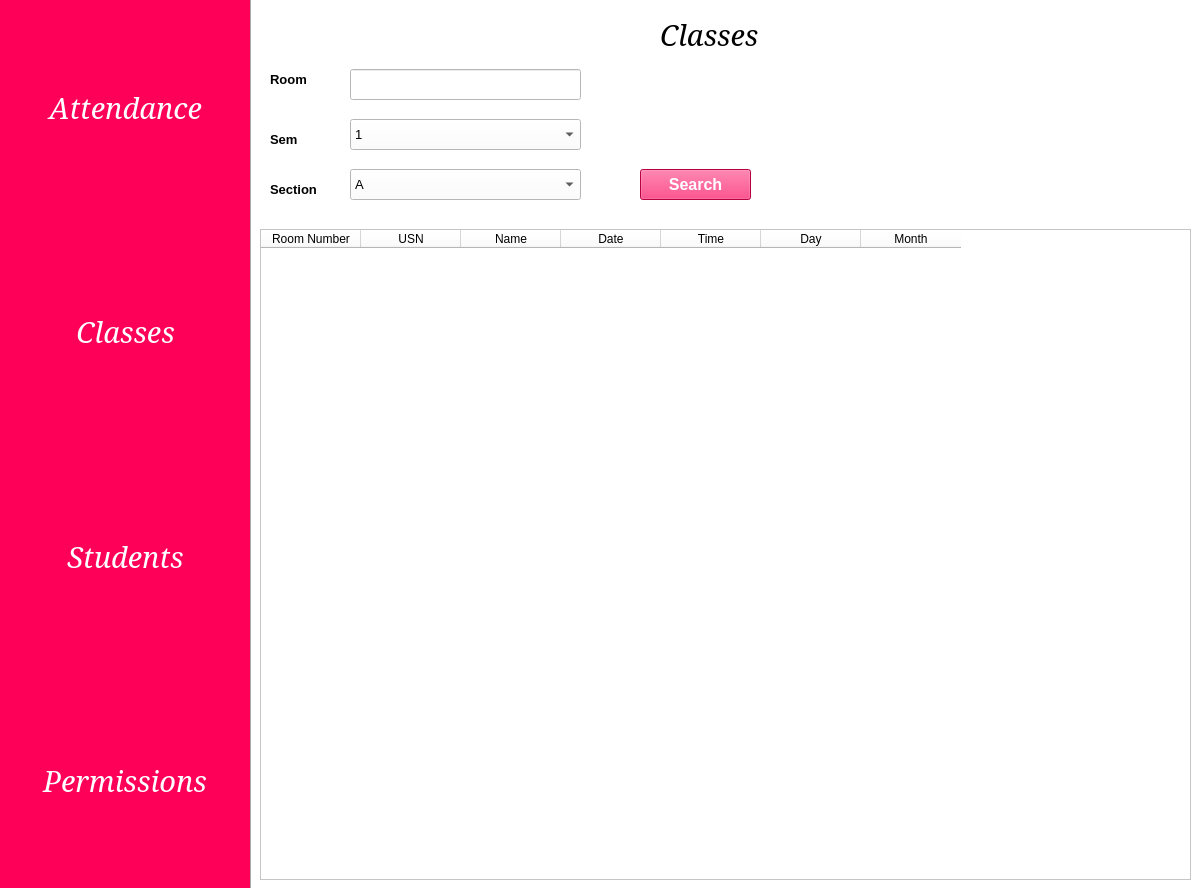
<?xml version="1.0" encoding="UTF-8"?>
<ui version="4.0">
 <class>MainWindow</class>
 <widget class="QMainWindow" name="MainWindow">
  <property name="geometry">
   <rect>
    <x>0</x>
    <y>0</y>
    <width>1197</width>
    <height>888</height>
   </rect>
  </property>
  <property name="windowTitle">
   <string>MainWindow</string>
  </property>
  <widget class="QWidget" name="centralwidget">
   <widget class="QFrame" name="frame">
    <property name="geometry">
     <rect>
      <x>0</x>
      <y>-1</y>
      <width>1421</width>
      <height>891</height>
     </rect>
    </property>
    <property name="styleSheet">
     <string notr="true">background-color: rgb(255, 255, 255);</string>
    </property>
    <property name="frameShape">
     <enum>QFrame::StyledPanel</enum>
    </property>
    <property name="frameShadow">
     <enum>QFrame::Raised</enum>
    </property>
    <widget class="QWidget" name="verticalWidget" native="true">
     <property name="geometry">
      <rect>
       <x>0</x>
       <y>0</y>
       <width>251</width>
       <height>891</height>
      </rect>
     </property>
     <property name="styleSheet">
      <string notr="true">background-color: rgb(255, 0, 89);</string>
     </property>
     <layout class="QVBoxLayout" name="verticalLayout_2">
      <item alignment="Qt::AlignHCenter|Qt::AlignVCenter">
       <widget class="QPushButton" name="Attendance">
        <property name="font">
         <font>
          <family>Garamond</family>
          <pointsize>22</pointsize>
          <italic>true</italic>
         </font>
        </property>
        <property name="styleSheet">
         <string notr="true">color: rgb(255, 255, 255);</string>
        </property>
        <property name="text">
         <string>Attendance</string>
        </property>
        <property name="flat">
         <bool>true</bool>
        </property>
       </widget>
      </item>
      <item alignment="Qt::AlignHCenter|Qt::AlignVCenter">
       <widget class="QPushButton" name="class_">
        <property name="font">
         <font>
          <family>Garamond</family>
          <pointsize>22</pointsize>
          <italic>true</italic>
         </font>
        </property>
        <property name="styleSheet">
         <string notr="true">color: rgb(255, 255, 255);</string>
        </property>
        <property name="text">
         <string>Classes</string>
        </property>
        <property name="flat">
         <bool>true</bool>
        </property>
       </widget>
      </item>
      <item alignment="Qt::AlignHCenter|Qt::AlignVCenter">
       <widget class="QPushButton" name="student">
        <property name="font">
         <font>
          <family>Garamond</family>
          <pointsize>22</pointsize>
          <italic>true</italic>
         </font>
        </property>
        <property name="styleSheet">
         <string notr="true">color: rgb(255, 255, 255);</string>
        </property>
        <property name="text">
         <string>Students</string>
        </property>
        <property name="flat">
         <bool>true</bool>
        </property>
       </widget>
      </item>
      <item alignment="Qt::AlignHCenter|Qt::AlignVCenter">
       <widget class="QPushButton" name="permission">
        <property name="font">
         <font>
          <family>Garamond</family>
          <pointsize>22</pointsize>
          <italic>true</italic>
         </font>
        </property>
        <property name="styleSheet">
         <string notr="true">color: rgb(255, 255, 255);</string>
        </property>
        <property name="text">
         <string>Permissions</string>
        </property>
        <property name="flat">
         <bool>true</bool>
        </property>
       </widget>
      </item>
     </layout>
    </widget>
    <widget class="QFrame" name="frame_2">
     <property name="geometry">
      <rect>
       <x>250</x>
       <y>0</y>
       <width>1171</width>
       <height>891</height>
      </rect>
     </property>
     <property name="font">
      <font>
       <family>Gadugi</family>
       <pointsize>12</pointsize>
       <weight>75</weight>
       <bold>true</bold>
      </font>
     </property>
     <property name="styleSheet">
      <string notr="true"/>
     </property>
     <property name="frameShape">
      <enum>QFrame::Box</enum>
     </property>
     <property name="frameShadow">
      <enum>QFrame::Sunken</enum>
     </property>
     <widget class="QLabel" name="label">
      <property name="geometry">
       <rect>
        <x>410</x>
        <y>20</y>
        <width>141</width>
        <height>31</height>
       </rect>
      </property>
      <property name="font">
       <font>
        <family>Garamond</family>
        <pointsize>22</pointsize>
        <italic>true</italic>
       </font>
      </property>
      <property name="text">
       <string>Classes</string>
      </property>
     </widget>
     <widget class="QTableWidget" name="tableWidget">
      <property name="geometry">
       <rect>
        <x>10</x>
        <y>230</y>
        <width>931</width>
        <height>651</height>
       </rect>
      </property>
      <column>
       <property name="text">
        <string>Room Number</string>
       </property>
      </column>
      <column>
       <property name="text">
        <string>USN</string>
       </property>
      </column>
      <column>
       <property name="text">
        <string>Name</string>
       </property>
      </column>
      <column>
       <property name="text">
        <string>Date</string>
       </property>
      </column>
      <column>
       <property name="text">
        <string>Time</string>
       </property>
      </column>
      <column>
       <property name="text">
        <string>Day</string>
       </property>
      </column>
      <column>
       <property name="text">
        <string>Month</string>
       </property>
      </column>
     </widget>
     <widget class="QLabel" name="label_2">
      <property name="geometry">
       <rect>
        <x>20</x>
        <y>70</y>
        <width>71</width>
        <height>21</height>
       </rect>
      </property>
      <property name="font">
       <font>
        <pointsize>10</pointsize>
        <weight>75</weight>
        <bold>true</bold>
       </font>
      </property>
      <property name="text">
       <string>Room</string>
      </property>
     </widget>
     <widget class="QLineEdit" name="lineEdit">
      <property name="geometry">
       <rect>
        <x>100</x>
        <y>70</y>
        <width>231</width>
        <height>31</height>
       </rect>
      </property>
      <property name="font">
       <font>
        <pointsize>10</pointsize>
       </font>
      </property>
      <property name="styleSheet">
       <string notr="true">selection-background-color: rgb(255, 0, 89);</string>
      </property>
     </widget>
     <widget class="QLabel" name="label_3">
      <property name="geometry">
       <rect>
        <x>20</x>
        <y>130</y>
        <width>51</width>
        <height>21</height>
       </rect>
      </property>
      <property name="font">
       <font>
        <pointsize>10</pointsize>
        <weight>75</weight>
        <bold>true</bold>
       </font>
      </property>
      <property name="text">
       <string>Sem</string>
      </property>
     </widget>
     <widget class="QLabel" name="label_7">
      <property name="geometry">
       <rect>
        <x>20</x>
        <y>180</y>
        <width>71</width>
        <height>21</height>
       </rect>
      </property>
      <property name="font">
       <font>
        <pointsize>10</pointsize>
        <weight>75</weight>
        <bold>true</bold>
       </font>
      </property>
      <property name="text">
       <string>Section</string>
      </property>
     </widget>
     <widget class="QComboBox" name="comboBox">
      <property name="geometry">
       <rect>
        <x>100</x>
        <y>120</y>
        <width>231</width>
        <height>31</height>
       </rect>
      </property>
      <property name="font">
       <font>
        <pointsize>10</pointsize>
       </font>
      </property>
      <property name="styleSheet">
       <string notr="true">selection-background-color: rgb(255, 0, 89);</string>
      </property>
      <item>
       <property name="text">
        <string>1</string>
       </property>
      </item>
      <item>
       <property name="text">
        <string>2</string>
       </property>
      </item>
      <item>
       <property name="text">
        <string>3</string>
       </property>
      </item>
      <item>
       <property name="text">
        <string>4</string>
       </property>
      </item>
      <item>
       <property name="text">
        <string>5</string>
       </property>
      </item>
      <item>
       <property name="text">
        <string>6</string>
       </property>
      </item>
      <item>
       <property name="text">
        <string>7</string>
       </property>
      </item>
      <item>
       <property name="text">
        <string>8</string>
       </property>
      </item>
     </widget>
     <widget class="QComboBox" name="comboBox_2">
      <property name="geometry">
       <rect>
        <x>100</x>
        <y>170</y>
        <width>231</width>
        <height>31</height>
       </rect>
      </property>
      <property name="font">
       <font>
        <pointsize>10</pointsize>
       </font>
      </property>
      <property name="styleSheet">
       <string notr="true">selection-background-color: rgb(255, 0, 89);</string>
      </property>
      <item>
       <property name="text">
        <string>A</string>
       </property>
      </item>
      <item>
       <property name="text">
        <string>B</string>
       </property>
      </item>
      <item>
       <property name="text">
        <string>C</string>
       </property>
      </item>
     </widget>
     <widget class="QPushButton" name="pushButton_5">
      <property name="geometry">
       <rect>
        <x>390</x>
        <y>170</y>
        <width>111</width>
        <height>31</height>
       </rect>
      </property>
      <property name="font">
       <font>
        <pointsize>12</pointsize>
        <weight>75</weight>
        <bold>true</bold>
       </font>
      </property>
      <property name="styleSheet">
       <string notr="true">background-color: rgb(255, 0, 89);
color: rgb(255, 255, 255);</string>
      </property>
      <property name="text">
       <string>Search</string>
      </property>
     </widget>
    </widget>
   </widget>
  </widget>
 </widget>
 <resources/>
 <connections/>
</ui>
